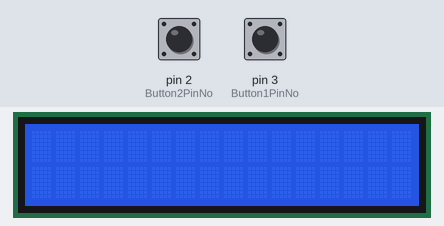
A sketch run on a simulated Arduino Uno, built with avr-gcc and run on an emulated ATmega328P. Shown: 16×2 character LCD. The inputs (shaded band) are chosen by the test bench; at power-on: pin 3 (Button1PinNo) HIGH, pin 2 (Button2PinNo) HIGH. What the sketch prints to the serial monitor is not drawn.

Above: at 1.2 s.
1.3 s: pin 3 (Button1PinNo) pulled LOW for 0.15 s
At 1.6 s:
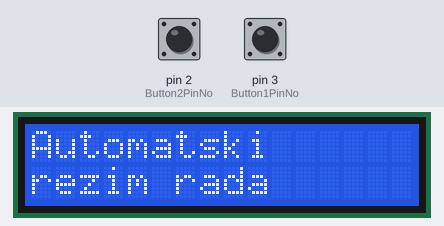
2.9 s: pin 2 (Button2PinNo) pulled LOW for 0.15 s
At 4.0 s:
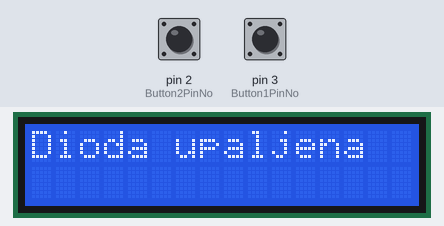
4.5 s: pin 2 (Button2PinNo) pulled LOW for 1 s
At 5.2 s:
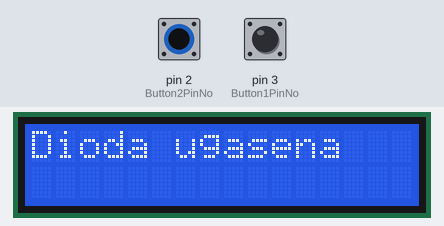
7.0 s: pin 3 (Button1PinNo) pulled LOW for 1 s
At 8.3 s:
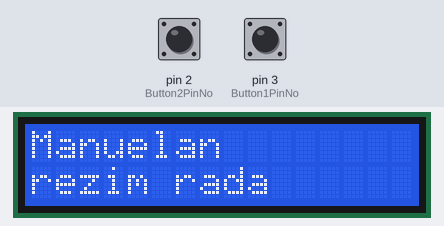
9.5 s: pin 3 (Button1PinNo) pulled LOW for 3.2 s
At 10.2 s:
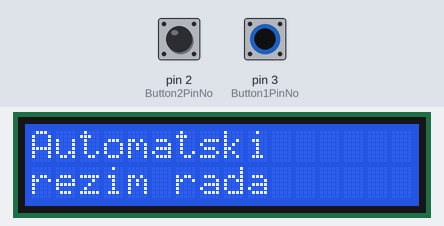
14.2 s: pin 2 (Button2PinNo) pulled LOW for 3.2 s
At 15.0 s:
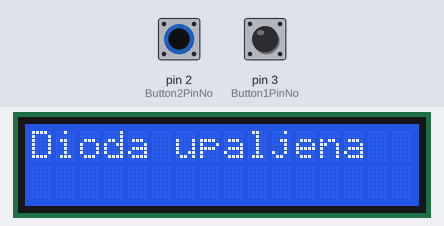
Timing chart, 0 to 17.2 s (numbered marks = the images above; inputs shaded):
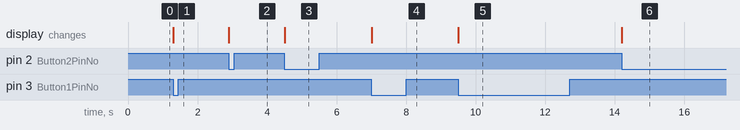

Measured:
- after the input at 1.3 s, the display: changes at once (image 1)
- after the input at 2.9 s, the display: changes at once (image 2)
- after the input at 4.5 s, the display: changes at once (image 3)
- after the input at 7.0 s, the display: changes at once (image 4)
- after the input at 9.5 s, the display: changes at once (image 5)
- after the input at 14.2 s, the display: changes at once (image 6)

The sketch:

arduino2.ino
```cpp
#include <LiquidCrystal.h>

const int DispHeight = 16;
const int DispWidth = 2;

const int RSPinNo = 12;
const int EnablePinNo = 11;
const int D4PinNo = 4;
const int D5PinNo = 5;
const int D6PinNo = 6;
const int D7PinNo = 7;

const int Button1PinNo = 3;
const int Button2PinNo = 2;

bool manuelanRezimRada = true;
bool diodaUpaljena = false;

String poruka;

LiquidCrystal LCD(RSPinNo,EnablePinNo,D4PinNo,D5PinNo,D6PinNo,D7PinNo);

void promeniRezimRada(){
  manuelanRezimRada = !manuelanRezimRada;
  if(manuelanRezimRada){
  	diodaUpaljena = false;
    Serial.println("m");
    stampajNaLcdUDvaReda("Manuelan","rezim rada");
  }else{
  	Serial.println("a");
    stampajNaLcdUDvaReda("Automatski","rezim rada");
  }
}

void promeniStanjeDiode(){
  if(!manuelanRezimRada){
  	diodaUpaljena = !diodaUpaljena;
    if(diodaUpaljena){
    	Serial.println("upali");
      	stampajNaLcd("Dioda upaljena");
    }else{
    	Serial.println("ugasi");
      	stampajNaLcd("Dioda ugasena");
    }
  }else{
  	stampajNaLcdUDvaReda("Manuelan","rezim rada");
  }
}

void stampajNaLcd(String poruka){
  LCD.clear();
  LCD.setCursor(0,0);
  LCD.print(poruka);
}
void stampajNaLcdUDvaReda(String poruka1, String poruka2){
  LCD.clear();
  LCD.setCursor(0,0);
  LCD.print(poruka1);
  LCD.setCursor(0,1);
  LCD.print(poruka2);
}

void setup()
{
  Serial.begin(9600);
  LCD.begin(DispHeight,DispWidth);
  pinMode(Button1PinNo,INPUT);
  pinMode(Button2PinNo,INPUT);
  attachInterrupt(digitalPinToInterrupt(Button1PinNo), promeniRezimRada, FALLING);
  attachInterrupt(digitalPinToInterrupt(Button2PinNo), promeniStanjeDiode, FALLING);
}

void procitajPoruku(){
  poruka = Serial.readString();
  String temp = "";
  String osvetljenje = "";
  int i = 0;
  while(poruka[i]!=' '){
    temp += poruka[i];
  	i++;
  }
  i++;
  while(poruka[i]!='k'){
  	osvetljenje += poruka[i];
    i++;
  }
  stampajNaLcdUDvaReda("Temp: "+temp+"C","Osv:  " + osvetljenje +"Lm");
}

void loop()
{
  if(Serial.available()>0){
  	procitajPoruku();
  }
}
```
